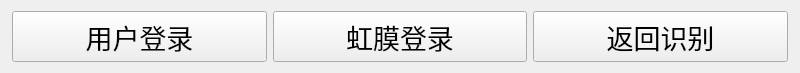
<?xml version="1.0" encoding="UTF-8"?>
<ui version="4.0">
 <class>SuspendBar</class>
 <widget class="QWidget" name="SuspendBar">
  <property name="geometry">
   <rect>
    <x>0</x>
    <y>0</y>
    <width>800</width>
    <height>73</height>
   </rect>
  </property>
  <property name="font">
   <font>
    <pointsize>20</pointsize>
    <weight>75</weight>
    <bold>true</bold>
   </font>
  </property>
  <property name="windowTitle">
   <string>Form</string>
  </property>
  <property name="autoFillBackground">
   <bool>true</bool>
  </property>
  <property name="styleSheet">
   <string notr="true">color:rgb(0, 0, 0)</string>
  </property>
  <layout class="QGridLayout" name="gridLayout_2">
   <property name="leftMargin">
    <number>12</number>
   </property>
   <property name="rightMargin">
    <number>12</number>
   </property>
   <property name="horizontalSpacing">
    <number>6</number>
   </property>
   <item row="0" column="0" colspan="2">
    <widget class="QWidget" name="widget" native="true">
     <layout class="QGridLayout" name="gridLayout">
      <property name="margin">
       <number>0</number>
      </property>
      <property name="spacing">
       <number>12</number>
      </property>
      <item row="1" column="1">
       <layout class="QHBoxLayout" name="horizontalLayout">
        <property name="spacing">
         <number>6</number>
        </property>
        <property name="leftMargin">
         <number>0</number>
        </property>
        <property name="rightMargin">
         <number>0</number>
        </property>
        <item>
         <widget class="QPushButton" name="btnAdmin">
          <property name="sizePolicy">
           <sizepolicy hsizetype="Preferred" vsizetype="Preferred">
            <horstretch>0</horstretch>
            <verstretch>0</verstretch>
           </sizepolicy>
          </property>
          <property name="font">
           <font>
            <pointsize>20</pointsize>
           </font>
          </property>
          <property name="text">
           <string>用户登录</string>
          </property>
          <property name="icon">
           <iconset resource="ikembx00.qrc">
            <normaloff>:/image/person.png</normaloff>:/image/person.png</iconset>
          </property>
          <property name="iconSize">
           <size>
            <width>48</width>
            <height>48</height>
           </size>
          </property>
         </widget>
        </item>
        <item>
         <widget class="QPushButton" name="btnIrisLogin">
          <property name="sizePolicy">
           <sizepolicy hsizetype="Preferred" vsizetype="Preferred">
            <horstretch>0</horstretch>
            <verstretch>0</verstretch>
           </sizepolicy>
          </property>
          <property name="font">
           <font>
            <pointsize>20</pointsize>
           </font>
          </property>
          <property name="text">
           <string>虹膜登录</string>
          </property>
          <property name="icon">
           <iconset resource="ikembx00.qrc">
            <normaloff>:/image/eye.jpg</normaloff>:/image/eye.jpg</iconset>
          </property>
          <property name="iconSize">
           <size>
            <width>48</width>
            <height>48</height>
           </size>
          </property>
         </widget>
        </item>
        <item>
         <widget class="QPushButton" name="btnIdent">
          <property name="sizePolicy">
           <sizepolicy hsizetype="Preferred" vsizetype="Preferred">
            <horstretch>0</horstretch>
            <verstretch>0</verstretch>
           </sizepolicy>
          </property>
          <property name="font">
           <font>
            <pointsize>20</pointsize>
           </font>
          </property>
          <property name="text">
           <string>返回识别</string>
          </property>
          <property name="icon">
           <iconset resource="ikembx00.qrc">
            <normaloff>:/image/eye12.jpg</normaloff>:/image/eye12.jpg</iconset>
          </property>
          <property name="iconSize">
           <size>
            <width>48</width>
            <height>48</height>
           </size>
          </property>
         </widget>
        </item>
       </layout>
      </item>
     </layout>
    </widget>
   </item>
  </layout>
 </widget>
 <resources>
  <include location="ikembx00.qrc"/>
 </resources>
 <connections/>
</ui>
